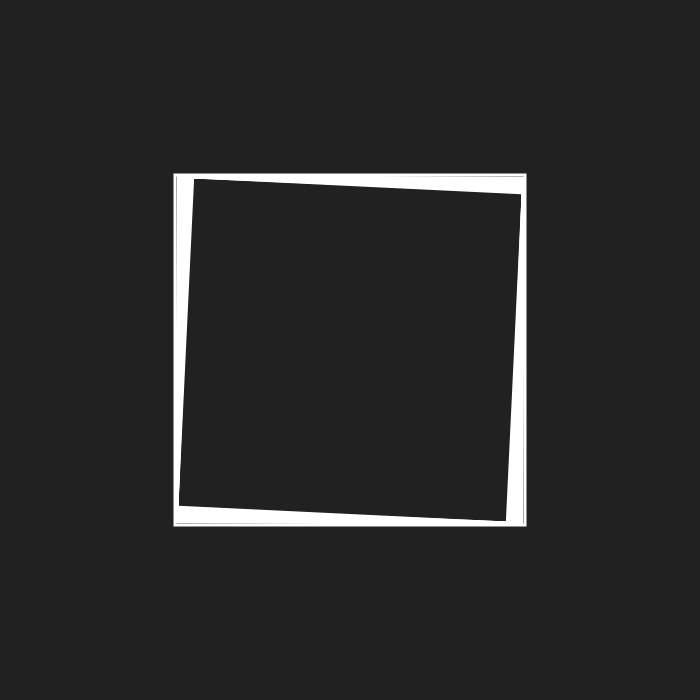
Frame 1 (no input)
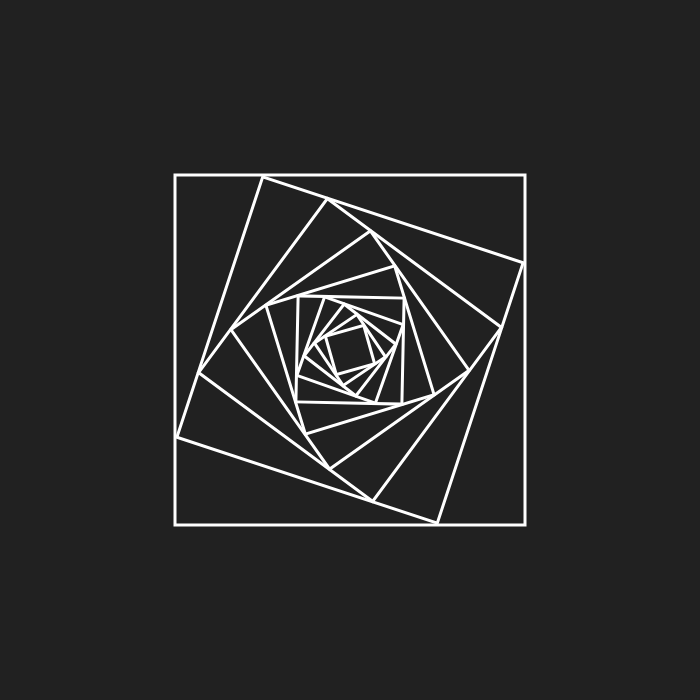
Frame 60 (no input)
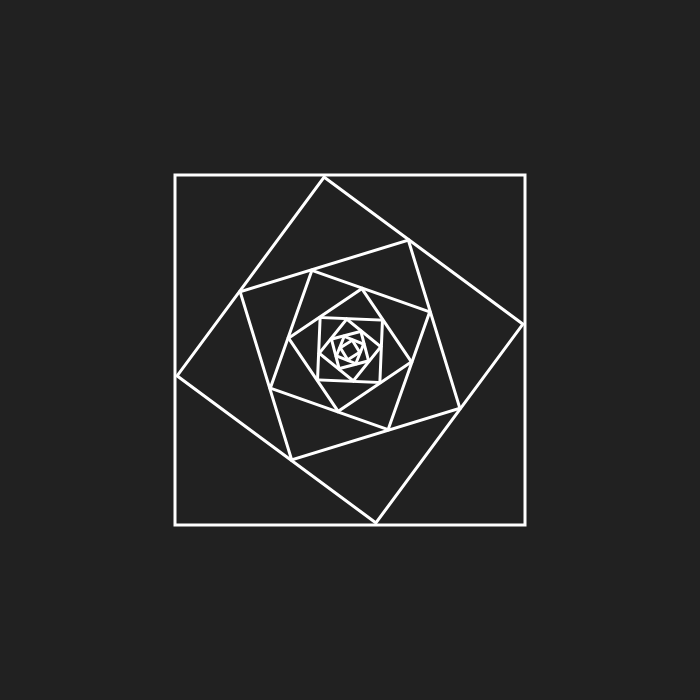
Frame 120 (the mouse pressed at the canvas centre since frame 60)

The p5.js sketch that drew these frames (run headless with seeded random() and noise() and a simulated clock; from frame 60 on, the mouse is pressed at the canvas centre):

// p5.js sketch
// ── sketch.js
const stroke_weight = 3;
const num_of_squares = 10;
const speed = 5;

function setup()
{
  createCanvas(700, 700);
  
  rectMode(CENTER);
  
	stroke(255)
	strokeWeight(stroke_weight);
	noFill();
	colorMode(HSB,1000);
  
  strokeCap(ROUND);
  smooth();
}

function draw()
{
  background(128);
	translate(width/2,height/2);
	pattern(num_of_squares, width/2, millis()*speed/15705); // Just a random number (is it?)
}

function pattern(num, size, theta)
{
	rect(0, 0, size, size);
	pattern_recursive(num-1, size/((abs(cos(theta))+abs(sin(theta)))), theta);
}

function pattern_recursive(num, size, theta)
{
	if(num > 0)
	{
		rotate(theta);
    //stroke(num*1000/num_of_squares,1000,1000); // Colorful Variant
  	rect(0, 0, size-stroke_weight, size-stroke_weight);
		pattern_recursive(num-1, size/((abs(cos(theta))+abs(sin(theta)))), theta);
	}
}
